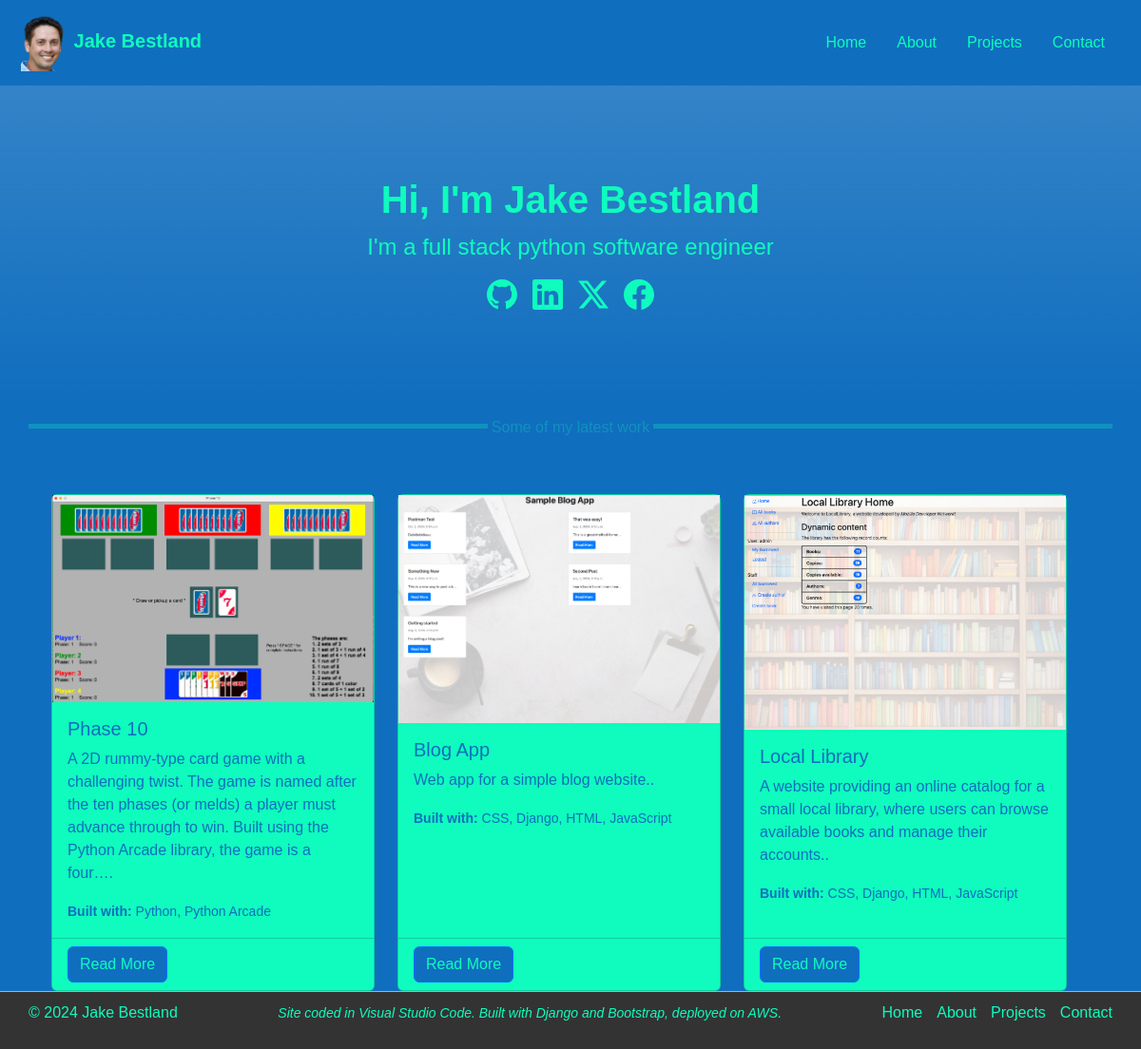
The page / on the database its author committed.
### projects/models.py (models this page shows, shortened)
class Project(models.Model):
    title = models.CharField(max_length=100)
    description = models.TextField()
    skill = models.ManyToManyField(Skill, help_text="Select a skill used for this project.")
    slug = models.SlugField(unique=True, null=True, blank=True)
    preview_image = models.ImageField(upload_to='images/previews/', null=True, blank=True)
    animated_gif = models.ImageField(upload_to='images/gifs/', null=True, blank=True)
    link = models.URLField(null=True, blank=True)
    highlight = models.BooleanField(default=False)
    def display_skill(self):
        """Create a string for the Skill.  This is required to display the skill in Admin."""
        return ', '.join(skill.name for skill in self.skill.all())
    display_skill.short_description = 'Skill'

class Skill(models.Model):
    name = models.CharField(max_length=100, unique=True)
    def __str__(self):
        return self.name
    class Meta:
        ordering = ['name']
        constraints = [
            UniqueConstraint(
                Lower('name'),
                name='skill_name_case_insensitive_unique',
                violation_error_message= "Skill already exists (case insensitive match)"
            ),
        ]

### projects/views.py (the view)
# urls.py: path('', views.HomePageView.as_view(), name='homepage'),
class HomePageView(generic.ListView):
    model = Project
    template_name = 'projects/homepage.html'

### projects/templates/projects/homepage.html (shortened to what this page needs)
{% extends "base.html" %}
{% load static %}
{% block content %}
<div class="px-4 py-5 text-center bg-gradient">
    <div class="row py-lg-5">
        <div class="col-lg-6 col-md-8 mx-auto">
            <h1 class="fw-semibold">Hi, I'm Jake Bestland</h1>
            <p class="lead fw-normal fs-4">I'm a full stack python software engineer</p>
            <div class="d-grid gap-3 d-sm-flex justify-content-center">
            <a class="icon-link icon-link-hover" style="--bs-icon-link-transform: translate3d(0, -.125rem, 0);" href="https://github.com/jake-bestland" target="_blank">
            </a>
            <a class="icon-link icon-link-hover" style="--bs-icon-link-transform: translate3d(0, -.125rem, 0);" href="https://www.linkedin.com/in/jake-bestland/" target="_blank">
            </a>
            <a class="icon-link icon-link-hover" style="--bs-icon-link-transform: translate3d(0, -.125rem, 0);" href="https://x.com/worstwater" target="_blank">
                <svg xmlns="http://www.w3.org/2000/svg" width="16" height="16" fill="currentColor" class="bi bi-twitter-x fs-2" viewBox="0 0 16 16">
                    <path d="M12.6.75h2.454l-5.36 6.142L16 15.25h-4.937l-3.867-5.07-4.425 5.07H.316l5.733-6.57L0 .75h5.063l3.495 4.633L12.601.75Zm-.86 13.028h1.36L4.323 2.145H2.865z"/>
                  </svg>
            </a>
            <a class="icon-link icon-link-hover" style="--bs-icon-link-transform: translate3d(0, -.125rem, 0);" href="https://www.facebook.com/jake.bestland/" target="_blank">
            </a>
        </div>
        </div>
    </div>
</div>
<br>
<div class="container">
    <div class="row align-items-end">
        <div class="row justify-content-evenly">
            <hr>
            <div class="row row-cols-1 row-cols-md-3 g-4">
            {% for project in project_list %}
                {% if project.highlight %}
                    <div class="col">
                        <div class="card h-100" style="background-color: #0FFCBE;">
                            <div class="gif-container d-inline-block">
                                <img src="{{ project.preview_image.url }}" class="img-fluid preview" alt="Static Preview" width="100%" height="300px">
                            </div>
                            <div class="card-body" style="background-color: #0FFCBE; color: #106EBE;">
                                <h5 class="card-title">{{ project.title }}</h5>
                                <p class="card-text">{{ project.description|capfirst|truncatechars:200 }}.</p>
                                <p class="card-text"><small><strong>Built with: </strong>{{ project.skill.all|join:", " }}</small></p>
                            </div>
                            <div class="card-footer" style="background-color: #0FFCBE; color: #106EBE;">
                                <a href="{% url 'projects:project_detail' project.slug %}" class="btn btn-primary" style="background-color: #106EBE; color: #0FFCBE;">Read More</a>
                            </div>
                        </div>
                    </div>
                {% endif %}
            {% endfor %}
            </div>
        </div>
    </div>
</div>
{% endblock %}

### projects/static/projects/css/style.css (style rules this page uses)
html, body { margin: 0; padding: 0; height: 100%; overflow-y: auto; }
body { background-color: #106EBE; color: #0FFCBE; font-family: "Gill Sans", sans-serif; display: flex; flex-direction: column; min-height: 100vh; }
.navbar-brand, .nav-link, a { color: #0FFCBE; }
.gif-container img.preview { display: block; }

### projects/templates/base.html (style rules this page uses)
hr { border: none; border-top: 5px solid #0FFCBE; color: #0FFCBE; overflow: visible; text-align: center; height: 5px; }
hr::after { background: #106EBE; content: 'Some of my latest work'; padding: 0 4px; position: relative; top: -13px; }

### rows shown on the page
Project: preview_image (picture), title "Phase 10", description "A 2D rummy-type card game with a challenging twist. The game is named after the ten phases (or melds) a player must advance through to win. Built using the Python Arcade library, the game is a four…", skill.all "Python, Python Arcade"
Project: preview_image (picture), title "Blog App", description "Web app for a simple blog website.", skill.all "CSS, Django, HTML, JavaScript"
Project: preview_image (picture), title "Local Library", description "A website providing an online catalog for a small local library, where users can browse available books and manage their accounts.", skill.all "CSS, Django, HTML, JavaScript"
